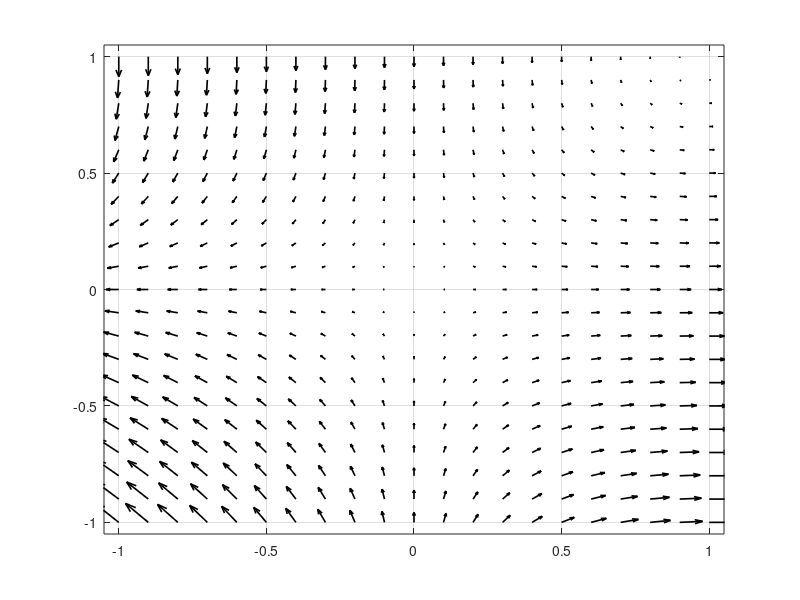

Here is the MATLAB script that generated this plot:
clear all;

x_start = -1;
y_start = -1;
x_end = 1;
y_end = 1;

[XX, YY] = meshgrid(x_start:0.1:x_end,y_start:0.1:y_end);

f = {@(x,y)x.*(1-y); @(x,y)y.*(x-1)};

U = f{1}(XX, YY);
V = f{2}(XX, YY);

figure(1)
quiver(XX,YY,U,V, 'k', 'LineWidth',1.2)
xlim([x_start-0.05 x_end+0.05])
ylim([y_start-0.05 y_end+0.05])
grid on;